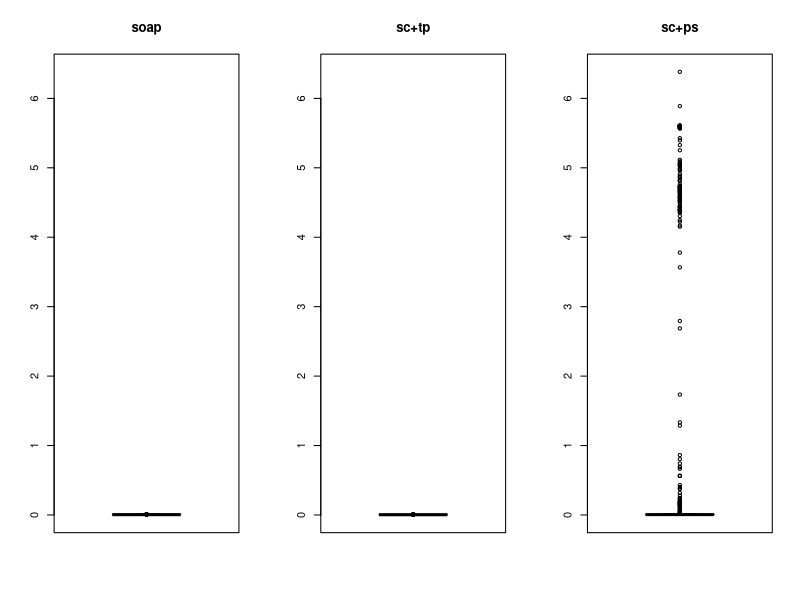

Write the R code that produced this figure.
# aide memoir for boxplot code...

# original results
# soap comparison with sc+tp
soapcomp<-read.csv("results.file.txt",header=T)

# pspline fit
psplinecomp<-read.csv("pspline.results.txt",header=T)

# find the limits on the y axis
ylims<-c(0,max(soapcomp$mapped,soapcomp$soap,psplinecomp$x))

# plot the boxplots
par(mfrow=c(1,3))

# soap
boxplot(soapcomp$soap,ylim=ylims,main="soap")
# mapped+tp
boxplot(soapcomp$mapped,ylim=ylims,main="sc+tp")
# mapped+ps
boxplot(psplinecomp$x,ylim=ylims,main="sc+ps")
